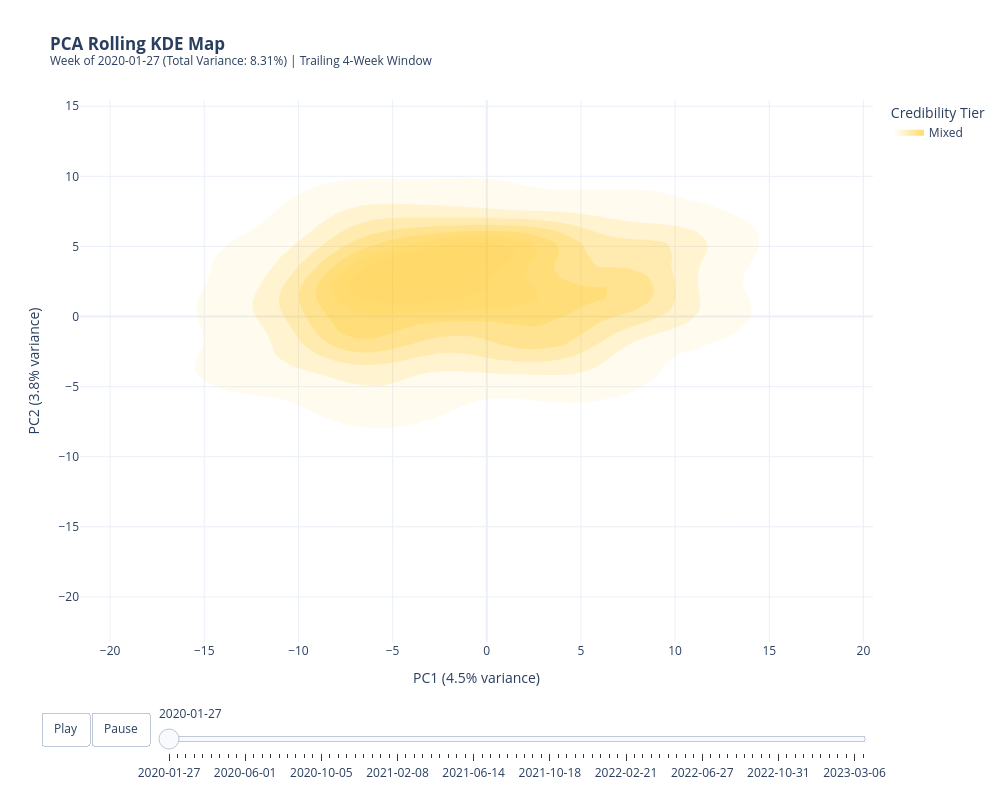

The code cell stored with this chart in its notebook:
### Code cell
fig_anim_pca = create_pca_rolling_kde_animation(
    pca_coords=projections["PCA"], 
    df=df_clean, 
    axis_labels=pca_axes,
    title_suffix=f"(Total Variance: {pca_explained.sum():.2%}) | Trailing 4-Week Window",
    date_col="publish_date",
    window_weeks=6,
    step_weeks=2,
)

fig_anim_pca.show()

### Figure 1 — Plotly figure (JSON) as saved in the notebook; plotly's stock layout.template omitted (floating-point values rounded to 4 significant figures; data arrays with more than 128 entries replaced by an {"elided": "..."} marker saying what was removed)
{"data": [{"colorscale": [[0, "rgba(233,30,99,0)"], [1, "rgba(233,30,99,1)"]], "contours": {"coloring": "fill", "end": 1, "showlines": false, "size": 0.125, "start": 0}, "hoverinfo": "name", "name": "Low", "opacity": 0.6, "showlegend": true, "showscale": false, "type": "contour", "x": [-21.6, -20.74, -19.88, -19.02, -18.16, -17.3, -16.44, -15.58, -14.72, -13.87, -13.01, -12.15, -11.29, -10.43, -9.568, -8.709, -7.85, -6.99, -6.131, -5.272, -4.412, -3.553, -2.694, -1.834, -0.9751, -0.1158, 0.7435, 1.603, 2.462, 3.322, 4.181, 5.04, 5.899, 6.759, 7.618, 8.477, 9.337, 10.2, 11.06, 11.91, 12.77, 13.63, 14.49, 15.35, 16.21, 17.07, 17.93, 18.79, 19.65, 20.51], "y": [-23.22, -22.43, -21.64, -20.85, -20.06, -19.27, -18.48, -17.69, -16.9, -16.12, -15.33, -14.54, -13.75, -12.96, -12.17, -11.38, -10.59, -9.803, -9.014, -8.225, -7.435, -6.646, -5.857, -5.068, -4.279, -3.49, -2.701, -1.912, -1.123, -0.3336, 0.4555, 1.245, 2.034, 2.823, 3.612, 4.401, 5.19, 5.979, 6.768, 7.557, 8.346, 9.136, 9.925, 10.71, 11.5, 12.29, 13.08, 13.87, 14.66, 15.45], "z": {"elided": "50x50 float values"}}, {"colorscale": [[0, "rgba(0,188,212,0)"], [1, "rgba(0,188,212,1)"]], "contours": {"coloring": "fill", "end": 1, "showlines": false, "size": 0.125, "start": 0}, "hoverinfo": "name", "name": "Authoritative", "opacity": 0.6, "showlegend": true, "showscale": false, "type": "contour", "x": [-21.6, -20.74, -19.88, -19.02, -18.16, -17.3, -16.44, -15.58, -14.72, -13.87, -13.01, -12.15, -11.29, -10.43, -9.568, -8.709, -7.85, -6.99, -6.131, -5.272, -4.412, -3.553, -2.694, -1.834, -0.9751, -0.1158, 0.7435, 1.603, 2.462, 3.322, 4.181, 5.04, 5.899, 6.759, 7.618, 8.477, 9.337, 10.2, 11.06, 11.91, 12.77, 13.63, 14.49, 15.35, 16.21, 17.07, 17.93, 18.79, 19.65, 20.51], "y": [-23.22, -22.43, -21.64, -20.85, -20.06, -19.27, -18.48, -17.69, -16.9, -16.12, -15.33, -14.54, -13.75, -12.96, -12.17, -11.38, -10.59, -9.803, -9.014, -8.225, -7.435, -6.646, -5.857, -5.068, -4.279, -3.49, -2.701, -1.912, -1.123, -0.3336, 0.4555, 1.245, 2.034, 2.823, 3.612, 4.401, 5.19, 5.979, 6.768, 7.557, 8.346, 9.136, 9.925, 10.71, 11.5, 12.29, 13.08, 13.87, 14.66, 15.45], "z": {"elided": "50x50 float values"}}, {"colorscale": [[0, "rgba(255,193,7,0)"], [1, "rgba(255,193,7,1)"]], "contours": {"coloring": "fill", "end": 0.008313, "showlines": false, "size": 0.001018, "start": 0.0001663}, "hoverinfo": "name", "name": "Mixed", "opacity": 0.6, "showlegend": true, "showscale": false, "type": "contour", "x": [-21.6, -20.74, -19.88, -19.02, -18.16, -17.3, -16.44, -15.58, -14.72, -13.87, -13.01, -12.15, -11.29, -10.43, -9.568, -8.709, -7.85, -6.99, -6.131, -5.272, -4.412, -3.553, -2.694, -1.834, -0.9751, -0.1158, 0.7435, 1.603, 2.462, 3.322, 4.181, 5.04, 5.899, 6.759, 7.618, 8.477, 9.337, 10.2, 11.06, 11.91, 12.77, 13.63, 14.49, 15.35, 16.21, 17.07, 17.93, 18.79, 19.65, 20.51], "y": [-23.22, -22.43, -21.64, -20.85, -20.06, -19.27, -18.48, -17.69, -16.9, -16.12, -15.33, -14.54, -13.75, -12.96, -12.17, -11.38, -10.59, -9.803, -9.014, -8.225, -7.435, -6.646, -5.857, -5.068, -4.279, -3.49, -2.701, -1.912, -1.123, -0.3336, 0.4555, 1.245, 2.034, 2.823, 3.612, 4.401, 5.19, 5.979, 6.768, 7.557, 8.346, 9.136, 9.925, 10.71, 11.5, 12.29, 13.08, 13.87, 14.66, 15.45], "z": {"elided": "50x50 float values"}}], "layout": {"height": 800, "hovermode": "closest", "legend": {"itemsizing": "constant", "title": {"text": "Credibility Tier"}}, "sliders": [{"len": 0.9, "pad": {"b": 10, "t": 60}, "steps": [{"args": [["2020-01-27"], {"frame": {"duration": 300, "redraw": true}, "mode": "immediate", "transition": {"duration": 0}}], "label": "2020-01-27", "method": "animate"}, {"args": [["2020-02-10"], {"frame": {"duration": 300, "redraw": true}, "mode": "immediate", "transition": {"duration": 0}}], "label": "2020-02-10", "method": "animate"}, {"args": [["2020-02-24"], {"frame": {"duration": 300, "redraw": true}, "mode": "immediate", "transition": {"duration": 0}}], "label": "2020-02-24", "method": "animate"}, {"args": [["2020-03-09"], {"frame": {"duration": 300, "redraw": true}, "mode": "immediate", "transition": {"duration": 0}}], "label": "2020-03-09", "method": "animate"}, {"args": [["2020-03-23"], {"frame": {"duration": 300, "redraw": true}, "mode": "immediate", "transition": {"duration": 0}}], "label": "2020-03-23", "method": "animate"}, {"args": [["2020-04-06"], {"frame": {"duration": 300, "redraw": true}, "mode": "immediate", "transition": {"duration": 0}}], "label": "2020-04-06", "method": "animate"}, {"args": [["2020-04-20"], {"frame": {"duration": 300, "redraw": true}, "mode": "immediate", "transition": {"duration": 0}}], "label": "2020-04-20", "method": "animate"}, {"args": [["2020-05-04"], {"frame": {"duration": 300, "redraw": true}, "mode": "immediate", "transition": {"duration": 0}}], "label": "2020-05-04", "method": "animate"}, {"args": [["2020-05-18"], {"frame": {"duration": 300, "redraw": true}, "mode": "immediate", "transition": {"duration": 0}}], "label": "2020-05-18", "method": "animate"}, {"args": [["2020-06-01"], {"frame": {"duration": 300, "redraw": true}, "mode": "immediate", "transition": {"duration": 0}}], "label": "2020-06-01", "method": "animate"}, {"args": [["2020-06-15"], {"frame": {"duration": 300, "redraw": true}, "mode": "immediate", "transition": {"duration": 0}}], "label": "2020-06-15", "method": "animate"}, {"args": [["2020-06-29"], {"frame": {"duration": 300, "redraw": true}, "mode": "immediate", "transition": {"duration": 0}}], "label": "2020-06-29", "method": "animate"}, {"args": [["2020-07-13"], {"frame": {"duration": 300, "redraw": true}, "mode": "immediate", "transition": {"duration": 0}}], "label": "2020-07-13", "method": "animate"}, {"args": [["2020-07-27"], {"frame": {"duration": 300, "redraw": true}, "mode": "immediate", "transition": {"duration": 0}}], "label": "2020-07-27", "method": "animate"}, {"args": [["2020-08-10"], {"frame": {"duration": 300, "redraw": true}, "mode": "immediate", "transition": {"duration": 0}}], "label": "2020-08-10", "method": "animate"}, {"args": [["2020-08-24"], {"frame": {"duration": 300, "redraw": true}, "mode": "immediate", "transition": {"duration": 0}}], "label": "2020-08-24", "method": "animate"}, {"args": [["2020-09-07"], {"frame": {"duration": 300, "redraw": true}, "mode": "immediate", "transition": {"duration": 0}}], "label": "2020-09-07", "method": "animate"}, {"args": [["2020-09-21"], {"frame": {"duration": 300, "redraw": true}, "mode": "immediate", "transition": {"duration": 0}}], "label": "2020-09-21", "method": "animate"}, {"args": [["2020-10-05"], {"frame": {"duration": 300, "redraw": true}, "mode": "immediate", "transition": {"duration": 0}}], "label": "2020-10-05", "method": "animate"}, {"args": [["2020-10-19"], {"frame": {"duration": 300, "redraw": true}, "mode": "immediate", "transition": {"duration": 0}}], "label": "2020-10-19", "method": "animate"}, {"args": [["2020-11-02"], {"frame": {"duration": 300, "redraw": true}, "mode": "immediate", "transition": {"duration": 0}}], "label": "2020-11-02", "method": "animate"}, {"args": [["2020-11-16"], {"frame": {"duration": 300, "redraw": true}, "mode": "immediate", "transition": {"duration": 0}}], "label": "2020-11-16", "method": "animate"}, {"args": [["2020-11-30"], {"frame": {"duration": 300, "redraw": true}, "mode": "immediate", "transition": {"duration": 0}}], "label": "2020-11-30", "method": "animate"}, {"args": [["2020-12-14"], {"frame": {"duration": 300, "redraw": true}, "mode": "immediate", "transition": {"duration": 0}}], "label": "2020-12-14", "method": "animate"}, {"args": [["2020-12-28"], {"frame": {"duration": 300, "redraw": true}, "mode": "immediate", "transition": {"duration": 0}}], "label": "2020-12-28", "method": "animate"}, {"args": [["2021-01-11"], {"frame": {"duration": 300, "redraw": true}, "mode": "immediate", "transition": {"duration": 0}}], "label": "2021-01-11", "method": "animate"}, {"args": [["2021-01-25"], {"frame": {"duration": 300, "redraw": true}, "mode": "immediate", "transition": {"duration": 0}}], "label": "2021-01-25", "method": "animate"}, {"args": [["2021-02-08"], {"frame": {"duration": 300, "redraw": true}, "mode": "immediate", "transition": {"duration": 0}}], "label": "2021-02-08", "method": "animate"}, {"args": [["2021-02-22"], {"frame": {"duration": 300, "redraw": true}, "mode": "immediate", "transition": {"duration": 0}}], "label": "2021-02-22", "method": "animate"}, {"args": [["2021-03-08"], {"frame": {"duration": 300, "redraw": true}, "mode": "immediate", "transition": {"duration": 0}}], "label": "2021-03-08", "method": "animate"}, {"args": [["2021-03-22"], {"frame": {"duration": 300, "redraw": true}, "mode": "immediate", "transition": {"duration": 0}}], "label": "2021-03-22", "method": "animate"}, {"args": [["2021-04-05"], {"frame": {"duration": 300, "redraw": true}, "mode": "immediate", "transition": {"duration": 0}}], "label": "2021-04-05", "method": "animate"}, {"args": [["2021-04-19"], {"frame": {"duration": 300, "redraw": true}, "mode": "immediate", "transition": {"duration": 0}}], "label": "2021-04-19", "method": "animate"}, {"args": [["2021-05-03"], {"frame": {"duration": 300, "redraw": true}, "mode": "immediate", "transition": {"duration": 0}}], "label": "2021-05-03", "method": "animate"}, {"args": [["2021-05-17"], {"frame": {"duration": 300, "redraw": true}, "mode": "immediate", "transition": {"duration": 0}}], "label": "2021-05-17", "method": "animate"}, {"args": [["2021-05-31"], {"frame": {"duration": 300, "redraw": true}, "mode": "immediate", "transition": {"duration": 0}}], "label": "2021-05-31", "method": "animate"}, {"args": [["2021-06-14"], {"frame": {"duration": 300, "redraw": true}, "mode": "immediate", "transition": {"duration": 0}}], "label": "2021-06-14", "method": "animate"}, {"args": [["2021-06-28"], {"frame": {"duration": 300, "redraw": true}, "mode": "immediate", "transition": {"duration": 0}}], "label": "2021-06-28", "method": "animate"}, {"args": [["2021-07-12"], {"frame": {"duration": 300, "redraw": true}, "mode": "immediate", "transition": {"duration": 0}}], "label": "2021-07-12", "method": "animate"}, {"args": [["2021-07-26"], {"frame": {"duration": 300, "redraw": true}, "mode": "immediate", "transition": {"duration": 0}}], "label": "2021-07-26", "method": "animate"}, {"args": [["2021-08-09"], {"frame": {"duration": 300, "redraw": true}, "mode": "immediate", "transition": {"duration": 0}}], "label": "2021-08-09", "method": "animate"}, {"args": [["2021-08-23"], {"frame": {"duration": 300, "redraw": true}, "mode": "immediate", "transition": {"duration": 0}}], "label": "2021-08-23", "method": "animate"}, {"args": [["2021-09-06"], {"frame": {"duration": 300, "redraw": true}, "mode": "immediate", "transition": {"duration": 0}}], "label": "2021-09-06", "method": "animate"}, {"args": [["2021-09-20"], {"frame": {"duration": 300, "redraw": true}, "mode": "immediate", "transition": {"duration": 0}}], "label": "2021-09-20", "method": "animate"}, {"args": [["2021-10-04"], {"frame": {"duration": 300, "redraw": true}, "mode": "immediate", "transition": {"duration": 0}}], "label": "2021-10-04", "method": "animate"}, {"args": [["2021-10-18"], {"frame": {"duration": 300, "redraw": true}, "mode": "immediate", "transition": {"duration": 0}}], "label": "2021-10-18", "method": "animate"}, {"args": [["2021-11-01"], {"frame": {"duration": 300, "redraw": true}, "mode": "immediate", "transition": {"duration": 0}}], "label": "2021-11-01", "method": "animate"}, {"args": [["2021-11-15"], {"frame": {"duration": 300, "redraw": true}, "mode": "immediate", "transition": {"duration": 0}}], "label": "2021-11-15", "method": "animate"}, {"args": [["2021-11-29"], {"frame": {"duration": 300, "redraw": true}, "mode": "immediate", "transition": {"duration": 0}}], "label": "2021-11-29", "method": "animate"}, {"args": [["2021-12-13"], {"frame": {"duration": 300, "redraw": true}, "mode": "immediate", "transition": {"duration": 0}}], "label": "2021-12-13", "method": "animate"}, {"args": [["2021-12-27"], {"frame": {"duration": 300, "redraw": true}, "mode": "immediate", "transition": {"duration": 0}}], "label": "2021-12-27", "method": "animate"}, {"args": [["2022-01-10"], {"frame": {"duration": 300, "redraw": true}, "mode": "immediate", "transition": {"duration": 0}}], "label": "2022-01-10", "method": "animate"}, {"args": [["2022-01-24"], {"frame": {"duration": 300, "redraw": true}, "mode": "immediate", "transition": {"duration": 0}}], "label": "2022-01-24", "method": "animate"}, {"args": [["2022-02-07"], {"frame": {"duration": 300, "redraw": true}, "mode": "immediate", "transition": {"duration": 0}}], "label": "2022-02-07", "method": "animate"}, {"args": [["2022-02-21"], {"frame": {"duration": 300, "redraw": true}, "mode": "immediate", "transition": {"duration": 0}}], "label": "2022-02-21", "method": "animate"}, {"args": [["2022-03-07"], {"frame": {"duration": 300, "redraw": true}, "mode": "immediate", "transition": {"duration": 0}}], "label": "2022-03-07", "method": "animate"}, {"args": [["2022-03-21"], {"frame": {"duration": 300, "redraw": true}, "mode": "immediate", "transition": {"duration": 0}}], "label": "2022-03-21", "method": "animate"}, {"args": [["2022-04-04"], {"frame": {"duration": 300, "redraw": true}, "mode": "immediate", "transition": {"duration": 0}}], "label": "2022-04-04", "method": "animate"}, {"args": [["2022-04-18"], {"frame": {"duration": 300, "redraw": true}, "mode": "immediate", "transition": {"duration": 0}}], "label": "2022-04-18", "method": "animate"}, {"args": [["2022-05-02"], {"frame": {"duration": 300, "redraw": true}, "mode": "immediate", "transition": {"duration": 0}}], "label": "2022-05-02", "method": "animate"}, {"args": [["2022-05-16"], {"frame": {"duration": 300, "redraw": true}, "mode": "immediate", "transition": {"duration": 0}}], "label": "2022-05-16", "method": "animate"}, {"args": [["2022-05-30"], {"frame": {"duration": 300, "redraw": true}, "mode": "immediate", "transition": {"duration": 0}}], "label": "2022-05-30", "method": "animate"}, {"args": [["2022-06-13"], {"frame": {"duration": 300, "redraw": true}, "mode": "immediate", "transition": {"duration": 0}}], "label": "2022-06-13", "method": "animate"}, {"args": [["2022-06-27"], {"frame": {"duration": 300, "redraw": true}, "mode": "immediate", "transition": {"duration": 0}}], "label": "2022-06-27", "method": "animate"}, {"args": [["2022-07-11"], {"frame": {"duration": 300, "redraw": true}, "mode": "immediate", "transition": {"duration": 0}}], "label": "2022-07-11", "method": "animate"}, {"args": [["2022-07-25"], {"frame": {"duration": 300, "redraw": true}, "mode": "immediate", "transition": {"duration": 0}}], "label": "2022-07-25", "method": "animate"}, {"args": [["2022-08-08"], {"frame": {"duration": 300, "redraw": true}, "mode": "immediate", "transition": {"duration": 0}}], "label": "2022-08-08", "method": "animate"}, {"args": [["2022-08-22"], {"frame": {"duration": 300, "redraw": true}, "mode": "immediate", "transition": {"duration": 0}}], "label": "2022-08-22", "method": "animate"}, {"args": [["2022-09-05"], {"frame": {"duration": 300, "redraw": true}, "mode": "immediate", "transition": {"duration": 0}}], "label": "2022-09-05", "method": "animate"}, {"args": [["2022-09-19"], {"frame": {"duration": 300, "redraw": true}, "mode": "immediate", "transition": {"duration": 0}}], "label": "2022-09-19", "method": "animate"}, {"args": [["2022-10-03"], {"frame": {"duration": 300, "redraw": true}, "mode": "immediate", "transition": {"duration": 0}}], "label": "2022-10-03", "method": "animate"}, {"args": [["2022-10-17"], {"frame": {"duration": 300, "redraw": true}, "mode": "immediate", "transition": {"duration": 0}}], "label": "2022-10-17", "method": "animate"}, {"args": [["2022-10-31"], {"frame": {"duration": 300, "redraw": true}, "mode": "immediate", "transition": {"duration": 0}}], "label": "2022-10-31", "method": "animate"}, {"args": [["2022-11-14"], {"frame": {"duration": 300, "redraw": true}, "mode": "immediate", "transition": {"duration": 0}}], "label": "2022-11-14", "method": "animate"}, {"args": [["2022-11-28"], {"frame": {"duration": 300, "redraw": true}, "mode": "immediate", "transition": {"duration": 0}}], "label": "2022-11-28", "method": "animate"}, {"args": [["2022-12-12"], {"frame": {"duration": 300, "redraw": true}, "mode": "immediate", "transition": {"duration": 0}}], "label": "2022-12-12", "method": "animate"}, {"args": [["2022-12-26"], {"frame": {"duration": 300, "redraw": true}, "mode": "immediate", "transition": {"duration": 0}}], "label": "2022-12-26", "method": "animate"}, {"args": [["2023-01-09"], {"frame": {"duration": 300, "redraw": true}, "mode": "immediate", "transition": {"duration": 0}}], "label": "2023-01-09", "method": "animate"}, {"args": [["2023-01-23"], {"frame": {"duration": 300, "redraw": true}, "mode": "immediate", "transition": {"duration": 0}}], "label": "2023-01-23", "method": "animate"}, {"args": [["2023-02-06"], {"frame": {"duration": 300, "redraw": true}, "mode": "immediate", "transition": {"duration": 0}}], "label": "2023-02-06", "method": "animate"}, {"args": [["2023-02-20"], {"frame": {"duration": 300, "redraw": true}, "mode": "immediate", "transition": {"duration": 0}}], "label": "2023-02-20", "method": "animate"}, {"args": [["2023-03-06"], {"frame": {"duration": 300, "redraw": true}, "mode": "immediate", "transition": {"duration": 0}}], "label": "2023-03-06", "method": "animate"}, {"args": [["2023-03-20"], {"frame": {"duration": 300, "redraw": true}, "mode": "immediate", "transition": {"duration": 0}}], "label": "2023-03-20", "method": "animate"}], "x": 0.1, "y": 0}], "title": {"text": "<b>PCA Rolling KDE Map</b><br><sup>Week of 2020-01-27 (Total Variance: 8.31%) | Trailing 4-Week Window</sup>"}, "updatemenus": [{"buttons": [{"args": [null, {"frame": {"duration": 300, "redraw": true}, "fromcurrent": true, "transition": {"duration": 0}}], "label": "Play", "method": "animate"}, {"args": [[null], {"frame": {"duration": 0, "redraw": false}, "mode": "immediate", "transition": {"duration": 0}}], "label": "Pause", "method": "animate"}], "direction": "left", "pad": {"r": 10, "t": 70}, "showactive": false, "type": "buttons", "x": 0.1, "xanchor": "right", "y": 0, "yanchor": "top"}], "width": 1000, "xaxis": {"autorange": false, "range": [-21.6, 20.51], "title": {"text": "PC1 (4.5% variance)"}}, "yaxis": {"autorange": false, "range": [-23.22, 15.45], "title": {"text": "PC2 (3.8% variance)"}}}}
